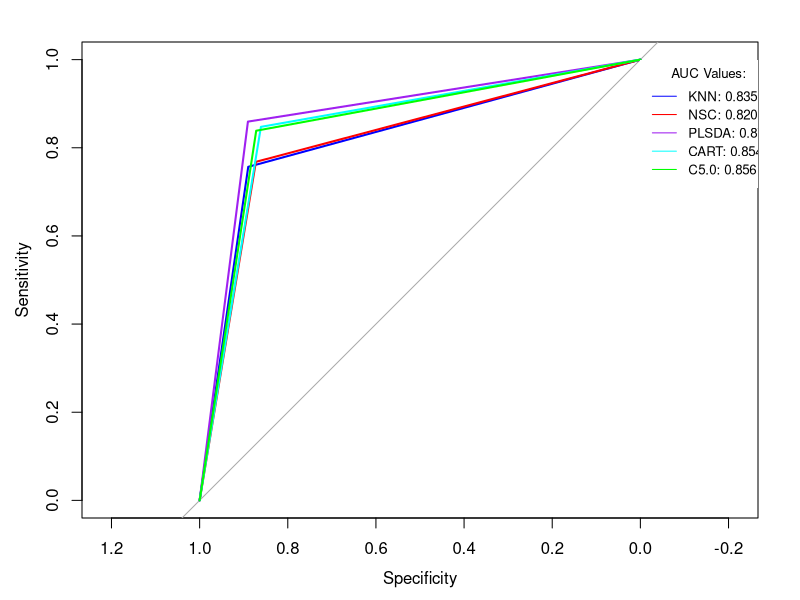

Reproduce this figure in R.
## ---- chunk 1

library(pROC)
## ---- chunk 2
y_pred_test <- read.csv('../data/test-results/y_pred.csv')
y_pred_test <- lapply(y_pred_test, function(x) (as.factor(x)))
y_pred_test <- as.data.frame(y_pred_test)

## ---- chunk 3
roc_knn <- roc(as.numeric(y_pred_test$knn), as.numeric(y_pred_test$obs))
roc_nsc <- roc(as.numeric(y_pred_test$nsc), as.numeric(y_pred_test$obs))
roc_plsda <- roc(as.numeric(y_pred_test$plsda), as.numeric(y_pred_test$obs))
roc_cart <- roc(as.numeric(y_pred_test$M1.2.CART), as.numeric(y_pred_test$obs))
roc_c50 <- roc(as.numeric(y_pred_test$M1.3.C5.0), as.numeric(y_pred_test$obs))



plot(roc_knn, col = "blue")
plot(roc_nsc, col = "red", add = TRUE)
plot(roc_plsda, col = "purple", add = TRUE)
plot(roc_cart, col = "cyan", add = TRUE)
plot(roc_c50, col = "green", add = TRUE)
legend(0.0, 1.0, legend=c("KNN: 0.835", "NSC: 0.820", "PLSDA: 0.871", "CART: 0.854", "C5.0: 0.856"), col=c("blue", "red", "purple","cyan","green"), lty=1, cex=0.8, box.lty=0, title = "AUC Values:")

